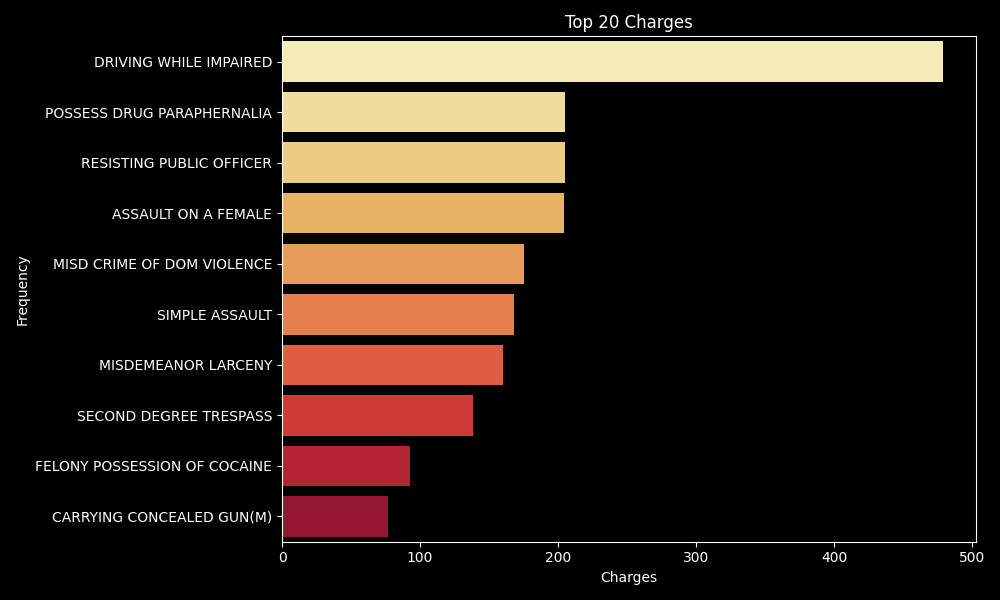

Generate this figure with Python:
"Histogram of top ten charges commited"

import pandas as pd
import matplotlib.pyplot as plt
import seaborn as sns

# Set dark mode theme
plt.style.use('dark_background')

# Read the JSON lines file into a DataFrame
data = []
with open('bookings.jsonl', 'r') as file:
    for line in file:
        data.append(eval(line))

df = pd.DataFrame(data)

# Extract all charges
all_charges = []
for charges in df['charges']:
    all_charges.extend(charges)

# Count the frequency of each charge
charge_counts = pd.Series(all_charges).value_counts()

# Select the top 20 charges
top_10_charges = charge_counts.head(10)

# Plot histogram
plt.figure(figsize=(10, 6))
sns.barplot(x=top_10_charges.values, y=top_10_charges.index, palette='YlOrRd')
# top_10_charges.plot(kind='bar', color='coral', edgecolor='black')

plt.xlabel('Charges')
plt.ylabel('Frequency')
plt.title('Top 20 Charges')
plt.tight_layout()
plt.show()
